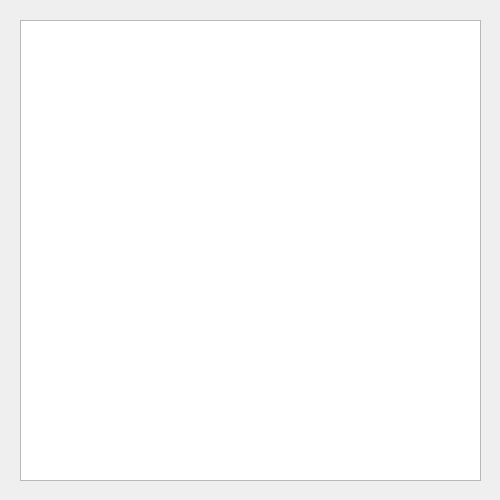
<?xml version="1.0" encoding="UTF-8"?>
<ui version="4.0">
 <class>Dialog</class>
 <widget class="QDialog" name="Dialog">
  <property name="geometry">
   <rect>
    <x>0</x>
    <y>0</y>
    <width>500</width>
    <height>500</height>
   </rect>
  </property>
  <property name="sizePolicy">
   <sizepolicy hsizetype="Fixed" vsizetype="Fixed">
    <horstretch>0</horstretch>
    <verstretch>0</verstretch>
   </sizepolicy>
  </property>
  <property name="windowTitle">
   <string>Dialog</string>
  </property>
  <widget class="QListWidget" name="listWidget">
   <property name="geometry">
    <rect>
     <x>20</x>
     <y>20</y>
     <width>461</width>
     <height>461</height>
    </rect>
   </property>
  </widget>
 </widget>
 <resources/>
 <connections/>
</ui>
